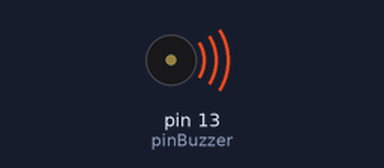
Simulated run of this sketch. Board: Arduino Uno, built with avr-gcc and run on an emulated ATmega328P. Parts: buzzer (waves = sounding).

Above: at 5.05 s.
Timing chart, 0 to 8.0 s (numbered marks = the images above):
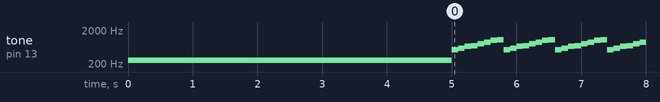

The sketch:

buzzer.ino
```cpp
const int pinBuzzer = 13;
const int aPitchData[8]= {523,587,659,698,783,880,987,1046};

void setup() {

 pinMode(pinBuzzer,OUTPUT);

 tone(pinBuzzer,260);
 delay(5000);
 noTone(pinBuzzer);

}

void loop() {

  for(int i=0; i<8; i++)
  {
    tone(pinBuzzer,aPitchData[i]);
    delay(100);
  }

}
```

Measured:
- by itself, tone on pin 13 (pinBuzzer): repeats every 0.80 s: 523 Hz 0.10 s, 587 Hz 0.10 s, 659 Hz 0.10 s, 698 Hz 0.10 s, 783 Hz 0.10 s, 880 Hz 0.10 s, 987 Hz 0.10 s, 1046 Hz 0.10 s
